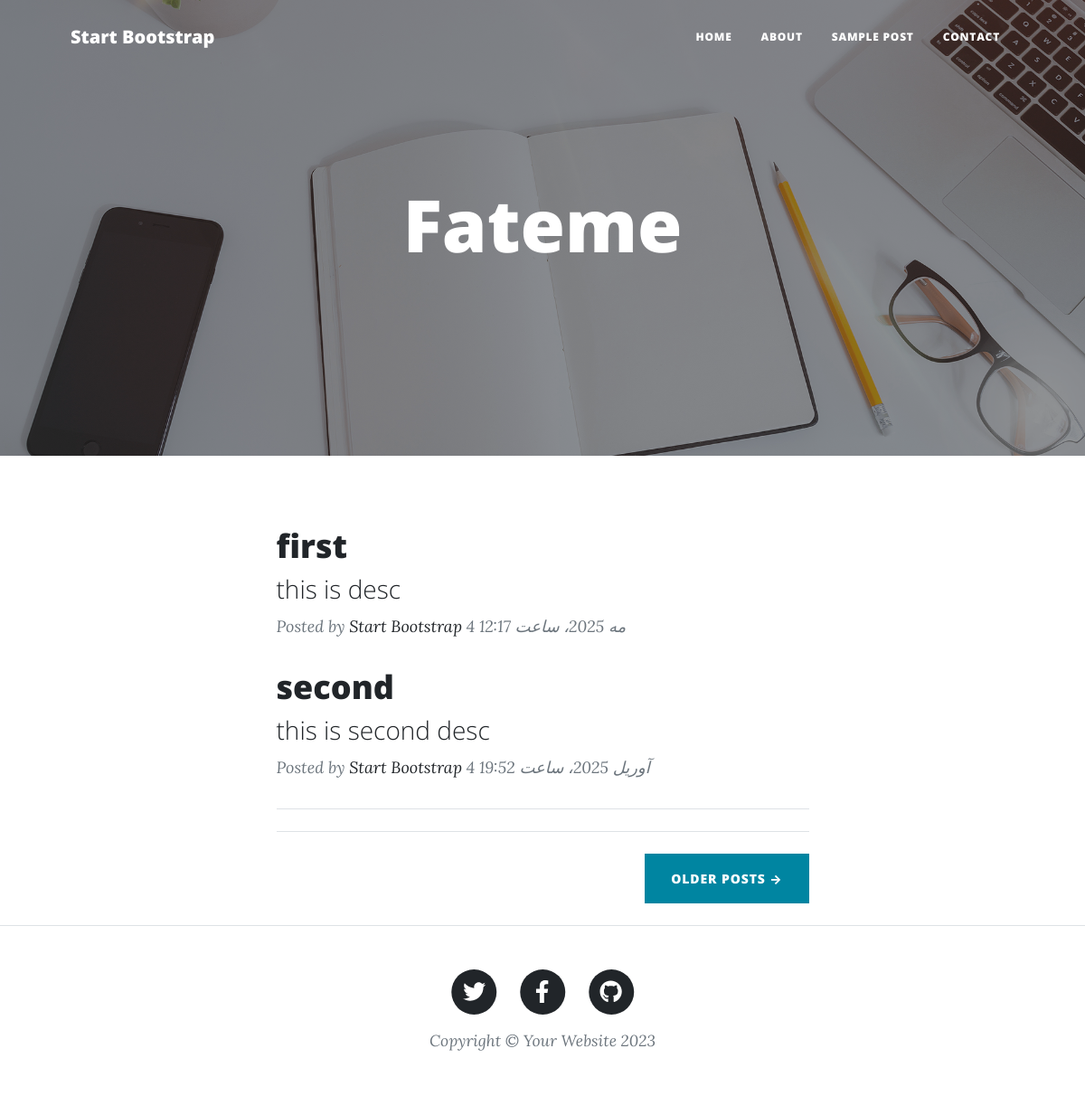
/, run on an earlier commit of the app's database.
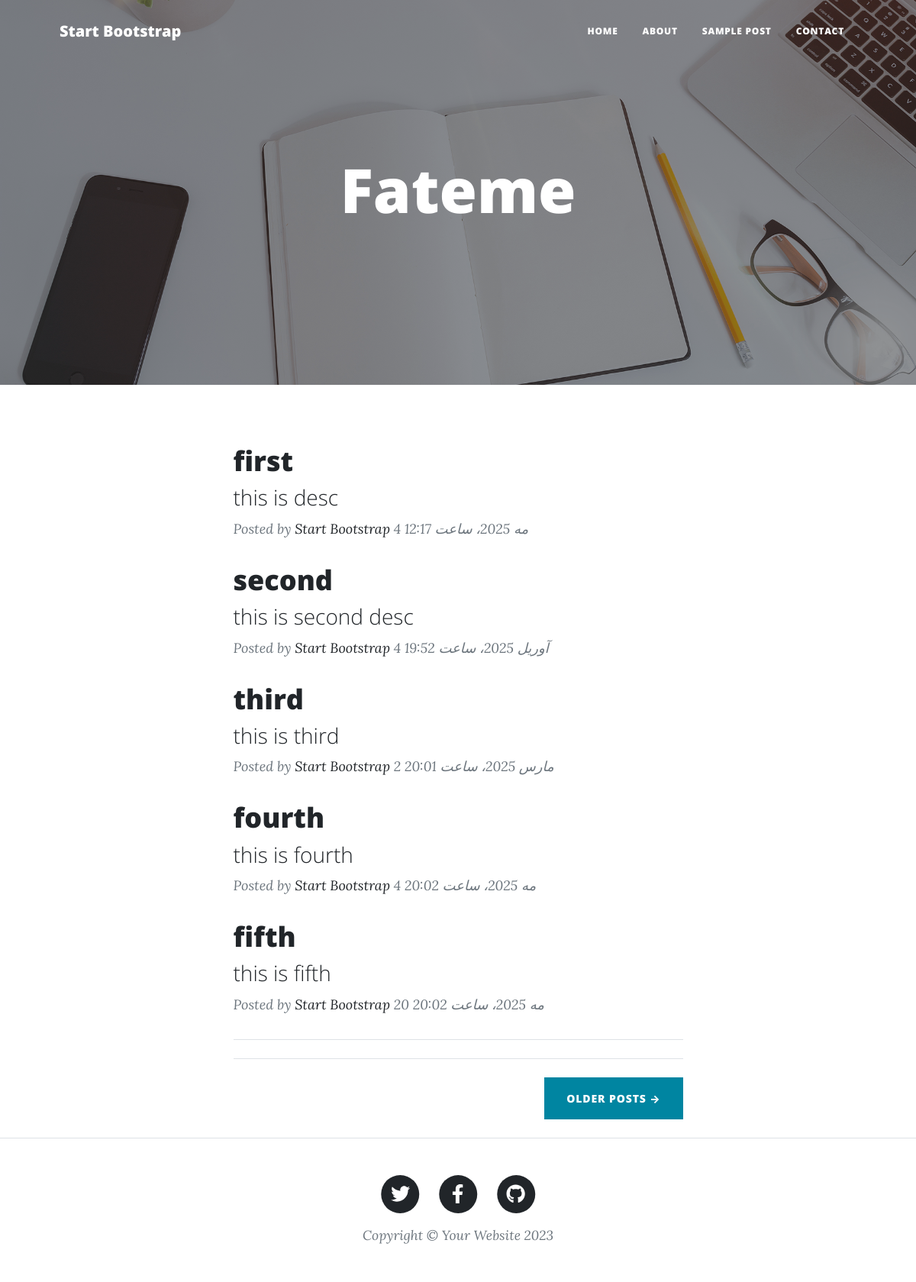
And on a later commit of the database.
### blog/models.py (models this page shows, shortened)
class article(models.Model):
    STATUS_CHOICES = (
        ('D', 'Draft'),
        ('P', 'Published')
    )
    title = models.CharField(max_length=50)
    slug = models.SlugField(max_length=100, unique=True) #اون بخشی از url که تغییر میکنه رو میگیم اسلاگ
    description = models.TextField()
    thumbnail = models.ImageField(upload_to='images')
    publish = models.DateTimeField(default=timezone.now)
    created = models.DateTimeField(auto_now_add=True)
    upldated = models.DateTimeField(auto_now=True)
    status = models.CharField(max_length=1, choices=STATUS_CHOICES)

### blog/views.py (the view)
# urls.py: path('', home, name='home'),
def home(request):
    articles = article.objects.all()
    return render(request, "blog/home.html", {"articles": articles})

### blog/templates/blog/home.html
{% extends 'blog/base.html' %}
{% load static %}
{% block main %}
<header class="masthead" style="background-image: url({% static 'assets/img/home-bg.jpg' %})">
    <div class="container position-relative px-4 px-lg-5">
        <div class="row gx-4 gx-lg-5 justify-content-center">
            <div class="col-md-10 col-lg-8 col-xl-7">
                <div class="site-heading">
                    <h1>Fateme</h1>
                </div>
            </div>
        </div>
    </div>
</header>
        <div class="container px-4 px-lg-5">
            <div class="row gx-4 gx-lg-5 justify-content-center">
                <div class="col-md-10 col-lg-8 col-xl-7">
                    {% for article in articles %}
                    <div class="post-preview">
                        <a href="{% url 'blog:post' article.slug %}">
                            <h2 class="post-title">{{article.title}}</h2>
                            <h3 class="post-subtitle">{{article.description|truncatewords:30}}</h3>
                        </a>
                        <p class="post-meta">
                            Posted by
                            <a href="#!">Start Bootstrap</a>
                            {{article.publish}}
                        </p>
                    </div>
                    {% endfor %}
                    <hr class="my-4" />
                    <hr class="my-4" />
                    <div class="d-flex justify-content-end mb-4"><a class="btn btn-primary text-uppercase" href="#!">Older Posts →</a></div>
                </div>
            </div>
        </div>
{% endblock %}

What changed in the data, as far as the page shows it:
added article: title "third", description "this is third", publish "2 مارس 2025، ساعت 20:01"
added article: title "fourth", description "this is fourth", publish "4 مه 2025، ساعت 20:02"
added article: title "fifth", description "this is fifth", publish "20 مه 2025، ساعت 20:02"
